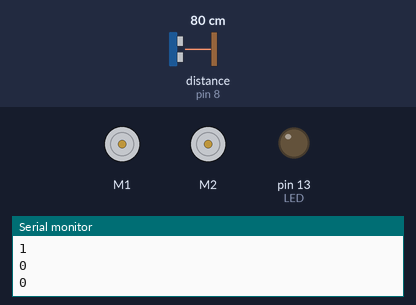
Bench run of a sketch on a simulated Arduino Uno, built with avr-gcc and run on an emulated ATmega328P. Shown: 2 × DC motor (green arrow = forward, orange = backward, longer = faster), output pins drawn as LEDs (lit = HIGH), the last lines printed to the serial monitor. Wiring (inferred from the names in the program): ultrasonic range finder: trigger pin 8; echo pin 8. The inputs (shaded band) are chosen by the test bench; at power-on: distance to the obstacle (sensor on pin 8) 80 cm. The echo pulse lasts 58.3 µs per cm.

Above: at 2.2 s.
2.3 s: distance to the obstacle (sensor on pin 8) set to 2 cm
3.8 s: distance to the obstacle (sensor on pin 8) set to 120 cm
At 4.7 s:
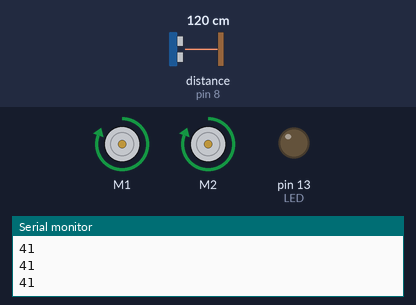
5.3 s: distance to the obstacle (sensor on pin 8) set to 4 cm
At 6.7 s:
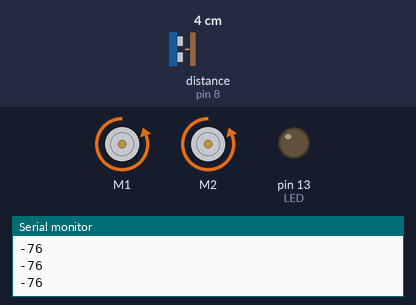
Timing chart, 0 to 8.3 s (numbered marks = the images above; inputs shaded):
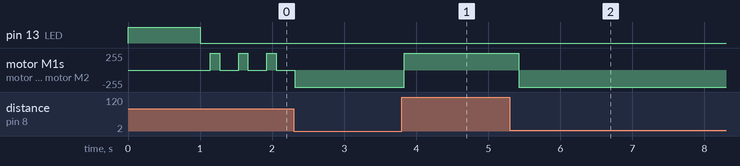

The sketch:

balancebot_sonic.ino
```cpp
/* ultrasonic_balance

This uses the ultrasonic sensor to determine the balance of the bot.
If the distance is decreasing, roll forward.
If the distance is increasing, roll backward.

*/

#include <Wire.h>
#include <Adafruit_MotorShield.h>

const int LEFTMOTOR = 1;
const int RIGHTMOTOR = 2;
const int LED = 13;
const int USONICSIGNAL = 8; // Ultrasound signal pin

unsigned long echo = 0;
unsigned long ultrasoundValue = 0;
unsigned long baseline = 0;

Adafruit_MotorShield AFMS = Adafruit_MotorShield();
Adafruit_DCMotor *leftMotor = AFMS.getMotor(LEFTMOTOR);
Adafruit_DCMotor *rightMotor = AFMS.getMotor(RIGHTMOTOR);

unsigned long pingCM() {
  // Returns distance in CM

  pinMode(USONICSIGNAL, OUTPUT); // Switch signalpin to output
  digitalWrite(USONICSIGNAL, LOW); // Send low pulse
  delayMicroseconds(2); // Wait for 2 microseconds
  digitalWrite(USONICSIGNAL, HIGH); // Send high pulse
  delayMicroseconds(5); // Wait for 5 microseconds
  digitalWrite(USONICSIGNAL, LOW); // Holdoff
  pinMode(USONICSIGNAL, INPUT); // Switch signalpin to input
  digitalWrite(USONICSIGNAL, HIGH); // Turn on pullup resistor
  // please note that pulseIn has a 1sec timeout, which may
  // not be desirable. Depending on your sensor specs, you
  // can likely bound the time like this -- marcmerlin
  // echo = pulseIn(USONICSIGNAL, HIGH, 38000)
  echo = pulseIn(USONICSIGNAL, HIGH); //Listen for echo
  ultrasoundValue = (echo / 58.138); //convert to CM
  return ultrasoundValue;
}

void setup() {
  // Setup ultrasonic sensor
  Serial.begin(9600);
  pinMode(USONICSIGNAL,OUTPUT);

  // Setup motors
  pinMode(LED, OUTPUT);
  AFMS.begin();
  leftMotor->setSpeed(255);
  rightMotor->setSpeed(255);

  // Calibrate distance sensor
  digitalWrite(LED, HIGH);
  delay(1000);
  baseline = pingCM();
  digitalWrite(LED, LOW);
}

void loop() {
  int cm0 = 0;
  cm0 = pingCM() - baseline;  // negative cm means falling forward
  Serial.println(cm0);
  if (cm0 > 0) {
    leftMotor->run(FORWARD);
    rightMotor->run(FORWARD);
  }
  if (cm0==0) {
    leftMotor->run(RELEASE);
    rightMotor->run(RELEASE);
  }

  if (cm0 < 0) {
    rightMotor->run(BACKWARD);
    leftMotor->run(BACKWARD);
  }
  delay(125); //delay 1/4 seconds.
}
```

Measured:
- after the input at 3.8 s, motor M1, motor M2: backward 255/255 → forward 255/255 at once
- after the input at 5.3 s, motor M1, motor M2: forward 255/255 → backward 255/255 after 0.12 s
